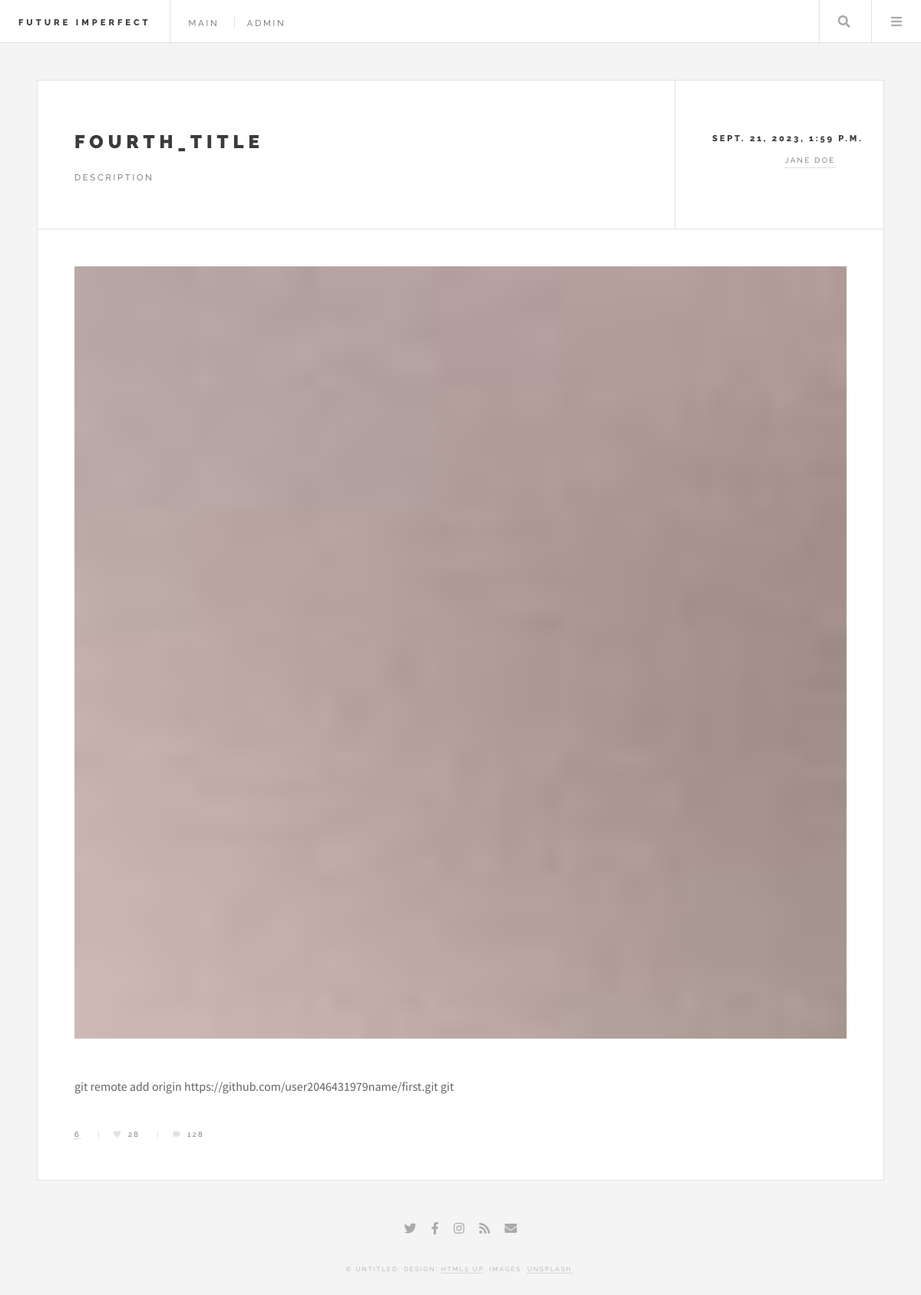
/single/4, run on the app's committed database.
### app/models.py (models this page shows, shortened)
class News(models.Model):
    title  = models.CharField(max_length=500)
    description = models.CharField(max_length=500)
    main_img = models.ImageField()
    text = models.TextField()
    created_at = models.DateTimeField(auto_now_add=True,editable = False)
    counter = models.IntegerField(editable=False,default=0,blank=True,null=True)
    author = models.ForeignKey(settings.AUTH_USER_MODEL,on_delete=models.CASCADE)

### app/views.py (the view)
# urls.py: path('single/<int:id>', single, name='single'),
def single(request,id):
    row = News.objects.get(id = id)
    row.counter += 1
    row.save()
    images = NewsImages.objects.filter(newsObject_id = id)
    context={
       'i':row,
       'images':images
    }
    return render(request,'single.html',context)

### app/templates/single.html (shortened to what this page needs)
{% load static%}
<!DOCTYPE html>
<html lang="en">
<head>
    <link rel="stylesheet" href="{% static 'assets/css/main.css' %}">
</head>
<body class="single">
			<div id="wrapper">
					<header id="header">
						<h1><a href="http://127.0.0.1:8000/">Future Imperfect</a></h1>
						<nav class="links">
							<ul>
							    <li><a href="http://127.0.0.1:8000/">Main</a></li>
                                <li><a href="/admin">admin</a></li>
							</ul>
						</nav>
						<nav class="main">
							<ul>
								<li class="search">
									<a class="fa-search" href="#search">Search</a>
								</li>
								<li class="menu">
									<a class="fa-bars" href="#menu">Menu</a>
								</li>
							</ul>
						</nav>
					</header>
					<div id="main">
							<article class="post">
								<header>
									<div class="title">
										<h2><a href="#">{{ i.title }}</a></h2>
										<p>{{i.description}}</p>
									</div>
									<div class="meta">
										<time class="published" datetime="2015-11-01">{{i.created_at}}</time>
										<a href="#" class="author"><span class="name">Jane Doe</span></a>
									</div>
								</header>
								<span class="image featured"><img src="{{i.main_img.url}}" alt=""></span>
								<p>{{i.text}} </p>
								<footer>
									<ul class="stats">
										<li><a href="#">{{i.counter}}</a></li>
										<li><a href="#" class="icon solid fa-heart">28</a></li>
										<li><a href="#" class="icon solid fa-comment">128</a></li>
									</ul>
								</footer>
							</article>
					</div>
					<section id="footer">
						<ul class="icons">
							<li><a href="#" class="icon brands fa-twitter"><span class="label">Twitter</span></a></li>
							<li><a href="#" class="icon brands fa-facebook-f"><span class="label">Facebook</span></a></li>
							<li><a href="#" class="icon brands fa-instagram"><span class="label">Instagram</span></a></li>
							<li><a href="#" class="icon solid fa-rss"><span class="label">RSS</span></a></li>
							<li><a href="#" class="icon solid fa-envelope"><span class="label">Email</span></a></li>
						</ul>
						<p class="copyright">© Untitled. Design: <a href="http://html5up.net">HTML5 UP</a>. Images: <a href="http://unsplash.com">Unsplash</a>.</p>
					</section>
			</div>
</body>
</html>

### data on the page
News: title "FOURTH_TITLE", description "DESCRIPTION", created_at "SEPT. 21, 2023, 1:59 P.M.", main_img (picture), text "git remote add origin https://github.com/user2046431979name/first.git git", counter "6"
